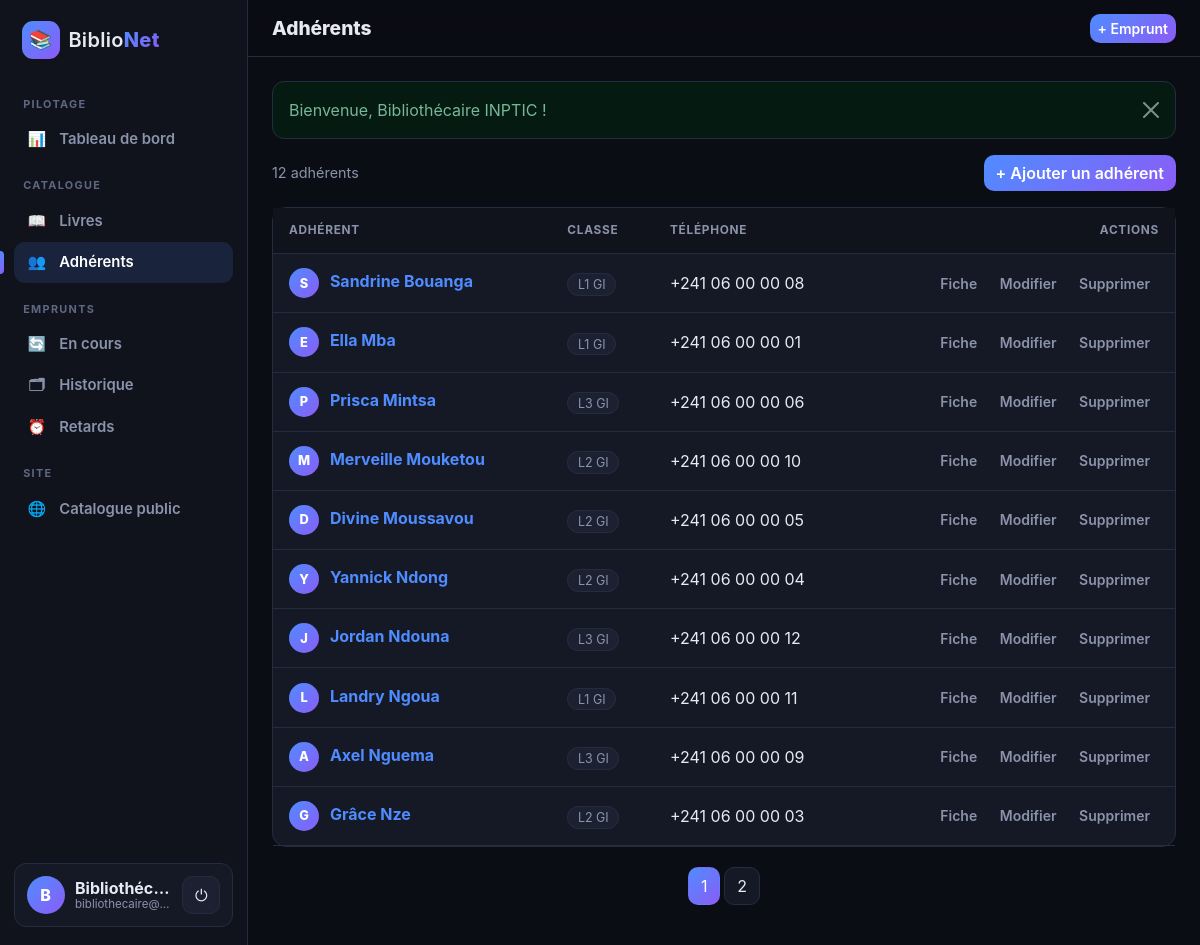
The app's page /adherents (signed in) with its own data.
### tables this page shows
CREATE TABLE adherents (
    id         INT UNSIGNED NOT NULL AUTO_INCREMENT,
    nom        VARCHAR(80) NOT NULL,
    prenom     VARCHAR(80) NOT NULL,
    classe     VARCHAR(50) NOT NULL,
    telephone  VARCHAR(30) NULL,
    PRIMARY KEY (id)
);

### app/core/Controller.php (called while the page is built, shortened)
<?php
class Controller
{
    protected function render(string $view, array $data = []): void
    {
        extract($data, EXTR_SKIP);
        require APP_PATH . '/views/' . $view . '.php';
        require APP_PATH . '/views/layouts/main.php';
    }
}

### app/controllers/AdherentController.php (called while the page is built, shortened)
<?php
class AdherentController extends Controller
{
    public function index(): void
    {
        $page = $this->page();
        $this->render('adherents/index', [
            'title'     => 'Adhérents',
            'page'      => $page,
            'adherents' => Adherent::page($page),
            'total'     => Adherent::count(),
            'perPage'   => Adherent::perPage(),
        ]);
    }
}

### app/core/Router.php (called while the page is built, shortened)
<?php
class Router
{
    public function dispatch(): void
    {
        $segments = request_segments();
        $name   = strtolower($segments[0] ?? 'catalogue');
        $action = strtolower($segments[1] ?? 'index');
        $params = array_slice($segments, 2);
        $class = self::ROUTES[$name];
        $method = new ReflectionMethod($class, $action);
        $params = array_slice($params, 0, $method->getNumberOfParameters());
        $method->invokeArgs(new $class(), $params);
    }
}

### public/index.php (called while the page is built, shortened)
<?php
$config = require ROOT_PATH . '/config/config.php';
$production = $config['env'] === 'production';
require APP_PATH . '/core/helpers.php';
try {
    (new Router())->dispatch();
} catch (Throwable $e) {
    error_log((string) $e);
    http_response_code(500);
    (new Controller())->renderMessage(
        'Erreur',
        'danger',
        $production ? 'Une erreur est survenue. Veuillez réessayer plus tard.' : $e->getMessage()
    );
}

### app/core/Database.php (called while the page is built)
<?php
class Database
{
    private static array $config = [];
    private static ?PDO $pdo = null;
    public static function configure(array $config): void
    {
        self::$config = $config;
    }
    public static function pdo(): PDO
    {
        if (self::$pdo === null) {
            $c = self::$config;
            $dsn = "mysql:host={$c['host']};dbname={$c['name']};charset=utf8mb4";
            self::$pdo = new PDO($dsn, $c['user'], $c['pass'], [
                PDO::ATTR_ERRMODE            => PDO::ERRMODE_EXCEPTION,
                PDO::ATTR_DEFAULT_FETCH_MODE => PDO::FETCH_ASSOC,
                PDO::ATTR_EMULATE_PREPARES   => false,
            ]);
        }
        return self::$pdo;
    }
    public static function query(string $sql, array $params = []): PDOStatement
    {
        $stmt = self::pdo()->prepare($sql);
        $stmt->execute($params);
        return $stmt;
    }
}

### app/models/Adherent.php (called while the page is built, shortened)
<?php
class Adherent
{
    public static function page(int $page = 1): array
    {
        $offset = max(0, ($page - 1)) * self::PER_PAGE;
        return Database::query(
            'SELECT * FROM adherents ORDER BY nom, prenom LIMIT ' . self::PER_PAGE . ' OFFSET ' . $offset
        )->fetchAll();
    }
    public static function count(): int
    {
        return (int) Database::query('SELECT COUNT(*) FROM adherents')->fetchColumn();
    }
}

### app/views/adherents/index.php (the view, shortened to what this page needs)
<div class="page-head">
  <span class="count"><?= e($total) ?> adhérent<?= $total > 1 ? 's' : '' ?></span>
  <a href="<?= e(url('adherents/create')) ?>" class="btn btn-accent">+ Ajouter un adhérent</a>
</div>
<div class="panel p-0"><div class="table-responsive">
<table class="table table-dark-custom align-middle mb-0">
  <thead>
    <tr><th>Adhérent</th><th>Classe</th><th>Téléphone</th><th class="text-end">Actions</th></tr>
  </thead>
  <tbody>
  <?php foreach ($adherents as $a): ?>
    <tr>
      <td><span class="avatar sm"><?= e(initial($a['prenom'])) ?></span> <a href="<?= e(url('adherents/show/' . $a['id'])) ?>"><strong><?= e($a['prenom'] . ' ' . $a['nom']) ?></strong></a></td>
      <td><span class="tag"><?= e($a['classe']) ?></span></td>
      <td><?= e($a['telephone']) ?></td>
      <td class="text-end text-nowrap">
        <a class="btn btn-sm btn-ghost" href="<?= e(url('adherents/show/' . $a['id'])) ?>">Fiche</a>
        <a class="btn btn-sm btn-ghost" href="<?= e(url('adherents/edit/' . $a['id'])) ?>">Modifier</a>
        <form method="post" action="<?= e(url('adherents/delete/' . $a['id'])) ?>" class="d-inline" data-confirm="Supprimer cet adhérent ?">
          <?= csrf_field() ?><button class="btn btn-sm btn-ghost danger">Supprimer</button>
        </form>
      </td>
    </tr>
  <?php endforeach; ?>
  </tbody>
</table>
</div></div>
<?= pagination($page, $total, $perPage, 'adherents') ?>

### public/assets/css/style.css (style rules this page uses)
:root { --bg: #0b0d14; --bg-2: #10131c; --surface: #151926; --surface-2: #1c2132; --border: #262c40; --text: #e8eaf2; --muted: #8b93ab; --accent: #4f8cff; --accent-2: #8b5cf6; --accent-grad: linear-gradient(135deg, #4f8cff, #8b5cf6); --ok: #22c55e; --ko: #ef4444; --warn: #f59e0b; --sidebar-w: 248px; --radius: 14px; }
* { box-sizing: border-box; }
html { scroll-behavior: smooth; }
body { background: var(--bg); color: var(--text); font-family: 'Inter', system-ui, -apple-system, 'Segoe UI', Roboto, sans-serif; min-height: 100vh; }
a { color: var(--accent); text-decoration: none; }
.btn { border-radius: 10px; font-weight: 600; }
.btn-accent { background: var(--accent-grad); border: 0; color: #fff; }
.btn-ghost { background: transparent; color: var(--muted); border: 1px solid transparent; }
.panel { background: var(--surface); border: 1px solid var(--border); border-radius: var(--radius); padding: 1.25rem; }
.table-dark-custom { --bs-table-bg: transparent; --bs-table-color: var(--text); --bs-table-border-color: var(--border); --bs-table-hover-bg: rgba(79,140,255,.06); }
.table-dark-custom thead th { color: var(--muted); font-size: .74rem; text-transform: uppercase; letter-spacing: .06em; font-weight: 700; background: var(--bg-2); border-bottom: 1px solid var(--border); padding: .85rem 1rem; white-space: nowrap; }
.table-dark-custom td { padding: .85rem 1rem; }
.tag { background: var(--surface-2); border: 1px solid var(--border); padding: .18rem .6rem; border-radius: 999px; font-size: .78rem; color: var(--muted); white-space: nowrap; }
.avatar { width: 38px; height: 38px; border-radius: 50%; background: var(--accent-grad); display: inline-grid; place-items: center; font-weight: 800; color: #fff; flex: none; }
.avatar.sm { width: 30px; height: 30px; font-size: .8rem; margin-right: .4rem; }
.page-head { display: flex; justify-content: space-between; align-items: center; gap: .75rem; flex-wrap: wrap; margin-bottom: 1rem; }
.count { color: var(--muted); font-size: .9rem; }

### records on screen
adherents: prenom "S", prenom+nom "Sandrine Bouanga", classe "L1 GI", telephone "+241 06 00 00 08"
adherents: prenom "E", prenom+nom "Ella Mba", classe "L1 GI", telephone "+241 06 00 00 01"
adherents: prenom "P", prenom+nom "Prisca Mintsa", classe "L3 GI", telephone "+241 06 00 00 06"
adherents: prenom "M", prenom+nom "Merveille Mouketou", classe "L2 GI", telephone "+241 06 00 00 10"
adherents: prenom "D", prenom+nom "Divine Moussavou", classe "L2 GI", telephone "+241 06 00 00 05"
adherents: prenom "Y", prenom+nom "Yannick Ndong", classe "L2 GI", telephone "+241 06 00 00 04"
adherents: prenom "J", prenom+nom "Jordan Ndouna", classe "L3 GI", telephone "+241 06 00 00 12"
adherents: prenom "L", prenom+nom "Landry Ngoua", classe "L1 GI", telephone "+241 06 00 00 11"
adherents: prenom "A", prenom+nom "Axel Nguema", classe "L3 GI", telephone "+241 06 00 00 09"
adherents: prenom "G", prenom+nom "Grâce Nze", classe "L2 GI", telephone "+241 06 00 00 03"

### other values on screen
initial($user['nom']) "B"
$user['nom'] "Bibliothéc…"
$user['email'] "bibliothecaire@…"
$title "Adhérents"
$flash['message'] "Bienvenue, Bibliothécaire INPTIC !"
$total "12"
